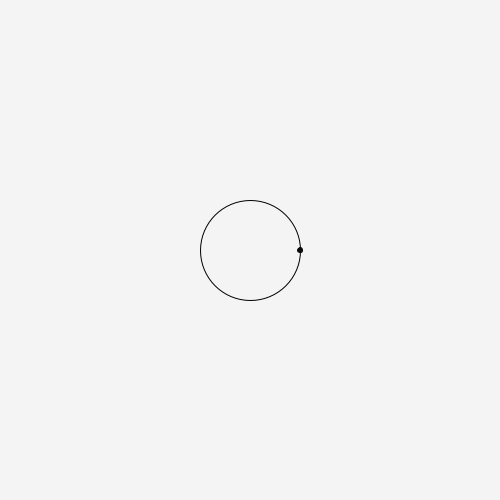
Frame 1 (no input)
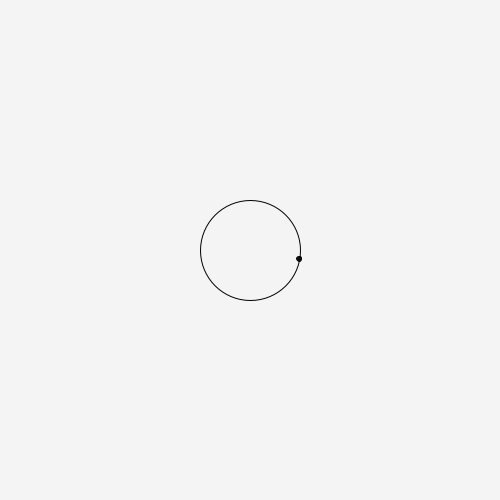
Frame 60 (the mouse pressed at the canvas centre just before this capture)
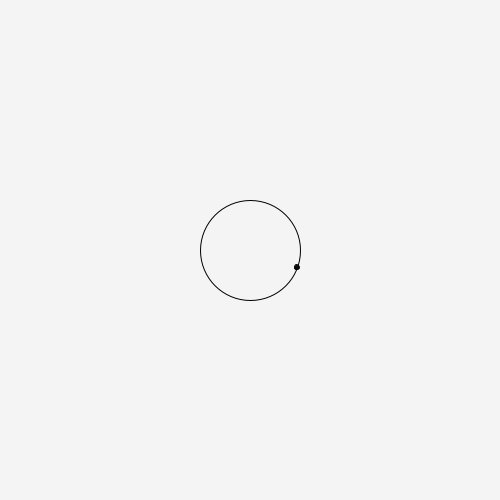
Frame 120 (the mouse held since frame 60 and released just before this capture)

The Processing sketch that drew these frames (run headless with seeded random() and noise(); from frame 60 on, the mouse is pressed at the canvas centre):

// Processing sketch: planets
// ── planets.pde
Planet p;
void setup(){
  size(500, 500);
  p = new Planet(50, 0.003);
}

void draw(){
  background(244);
  translate(width/2, height/2);
  p.show();
  p.update();
}

// ── Planet.pde
class Planet{
  float r;
  float dim;
  color col;
  float theta, omega;
  Planet(float r_, float omega_){
    r = r_;
    dim = 5;
    omega = omega_;
    theta = 0;
    col = color(11);
  }
  void show(){
    noFill();
    ellipse(0,0,2*r,2*r);
    float x = r*cos(theta);
    float y = r*sin(theta);
    fill(col);
    ellipse(x,y,5,5);
  }
  void update(){
    theta += omega;
  }
}
